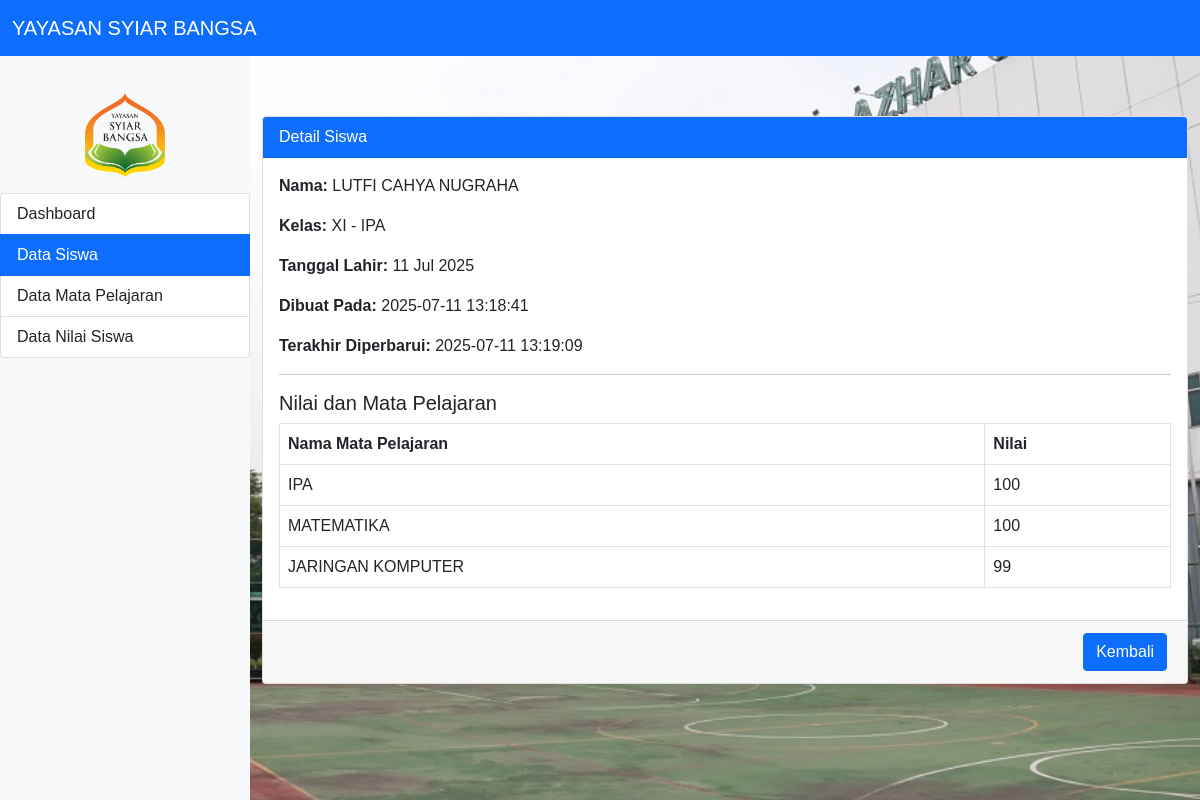
The page /view/pages/siswa/detailsiswa.php?id=3 (signed in) on the database its author committed.
### tables this page shows
CREATE TABLE `siswa` (
  `id_siswa` int(11) NOT NULL,
  `nama` varchar(255) NOT NULL,
  `kelas` varchar(50) NOT NULL,
  `tanggal_lahir` date NOT NULL,
  `created_at` timestamp NOT NULL DEFAULT CURRENT_TIMESTAMP,
  `updated_at` timestamp NOT NULL DEFAULT CURRENT_TIMESTAMP ON UPDATE CURRENT_TIMESTAMP
);

CREATE TABLE `nilai` (
  `id_nilai` int(11) NOT NULL,
  `id_siswa` int(11) NOT NULL,
  `id_matpel` int(11) NOT NULL,
  `nilai` varchar(3) NOT NULL,
  `created_at` timestamp NOT NULL DEFAULT CURRENT_TIMESTAMP,
  `updated_at` timestamp NOT NULL DEFAULT CURRENT_TIMESTAMP ON UPDATE CURRENT_TIMESTAMP
);

CREATE TABLE `mata_pelajaran` (
  `id_matpel` int(11) NOT NULL,
  `nama_matpel` varchar(50) NOT NULL,
  `created_at` timestamp NOT NULL DEFAULT CURRENT_TIMESTAMP,
  `updated_at` timestamp NOT NULL DEFAULT CURRENT_TIMESTAMP ON UPDATE CURRENT_TIMESTAMP
);

### functions.php (called while the page is built, shortened)
<?php
function connectDB() {
    $host = "localhost";
    $user = "root";
    $pass = "root";
    $dbname = "mysiswa";
    $conn = new mysqli($host, $user, $pass, $dbname);
    return $conn;
}
?>

### view/pages/siswa/detailsiswa.php (the view, shortened to what this page needs)
<?php
include '../../../functions.php';
class Siswa {
    private $conn;
    public function __construct() {
        $this->conn = connectDB();
    }
    public function getSiswaDetail($id_siswa) {
        $stmt = $this->conn->prepare("
            SELECT nama, kelas, tanggal_lahir, created_at, updated_at
            FROM siswa
            WHERE id_siswa = ?
        ");
        $stmt->bind_param("i", $id_siswa);
        $stmt->execute();
        $result = $stmt->get_result();
        $siswaData = $result->fetch_assoc();
        return $siswaData;
    }
    public function getNilaiSiswa($id_siswa) {
        $stmt = $this->conn->prepare("
            SELECT mp.nama_matpel, n.nilai
            FROM nilai n
            JOIN mata_pelajaran mp ON n.id_matpel = mp.id_matpel
            WHERE n.id_siswa = ?
        ");
        $stmt->bind_param("i", $id_siswa);
        $stmt->execute();
        $result = $stmt->get_result();
        return $result->fetch_all(MYSQLI_ASSOC);
    }
}
$id_siswa = intval($_GET['id']);
$siswaObj = new Siswa();
$siswaData = $siswaObj->getSiswaDetail($id_siswa);
$nilaiList = $siswaObj->getNilaiSiswa($id_siswa);
?>
<!DOCTYPE html>
<html lang="en">
<head>
    <link rel="stylesheet" href="../../../assets/css/style.css">
    <link href="https://cdn.jsdelivr.net/npm/bootstrap@5.0.2/dist/css/bootstrap.min.css" rel="stylesheet">
</head>
<body>
    <nav class="navbar navbar-expand-lg navbar-dark bg-primary fixed-top">
        <div class="container-fluid">
            <a href="/view/pages/dashboard.php" class="navbar-brand">YAYASAN SYIAR BANGSA</a>
        </div>
    </nav>
    <div class="wrapper">
        <nav id="sidebar" class="bg-light sidebar">
            <div class="text-center py-3">
                <img src="../../../assets/images/favicon.png" alt="Logo" class="img-fluid" style="max-width: 80px;">
            </div>
            <div class="list-group">
                <a href="/view/pages/dashboard.php" class="list-group-item list-group-item-action">Dashboard</a>
                <a href="/view/pages/siswa/mysiswa.php" class="list-group-item list-group-item-action active">Data Siswa</a>
                <a href="/view/pages/matapelajaran/mymatapelajaran.php" class="list-group-item list-group-item-action">Data Mata Pelajaran</a>
                <a href="/view/pages/nilai/mynilai.php" class="list-group-item list-group-item-action">Data Nilai Siswa</a>
            </div>
        </nav>
        <div id="content">
            <div class="overlay"></div>
            <div class="container">
                <div class="row">
                    <div class="col-12 col-xl-12 mb-4 mb-lg-0">
                        <div class="card">
                            <div class="card-header bg-primary text-white">Detail Siswa</div>
                            <div class="card-body">
                                <p><strong>Nama:</strong> <?= htmlspecialchars($siswaData['nama']) ?></p>
                                <p><strong>Kelas:</strong> <?= htmlspecialchars($siswaData['kelas']) ?></p>
                                <p><strong>Tanggal Lahir:</strong> <?= htmlspecialchars(date("d M Y", strtotime($siswaData['tanggal_lahir']))) ?></p>
                                <p><strong>Dibuat Pada:</strong> <?= htmlspecialchars($siswaData['created_at']) ?></p>
                                <p><strong>Terakhir Diperbarui:</strong> <?= htmlspecialchars($siswaData['updated_at']) ?></p>
                                <hr>
                                <h5>Nilai dan Mata Pelajaran</h5>
                                <?php if (!empty($nilaiList)): ?>
                                    <div class="table-responsive">
                                        <table class="table table-bordered">
                                            <thead>
                                                <tr>
                                                    <th>Nama Mata Pelajaran</th>
                                                    <th>Nilai</th>
                                                </tr>
                                            </thead>
                                            <tbody>
                                                <?php foreach ($nilaiList as $row): ?>
                                                    <tr>
                                                        <td><?= htmlspecialchars($row['nama_matpel']) ?></td>
                                                        <td><?= htmlspecialchars($row['nilai']) ?></td>
                                                    </tr>
                                                <?php endforeach; ?>
                                            </tbody>
                                        </table>
                                    </div>
                                <?php else: ?>
                                    <p class="text-muted">Belum ada nilai yang tersedia untuk siswa ini.</p>
                                <?php endif; ?>
                            </div>
                            <div class="card-footer d-flex justify-content-end">
                                <a href="mysiswa.php" class="btn btn-primary m-1">Kembali</a>
                            </div>
                        </div>
                    </div>
                </div>
            </div>
        </div>
    </div>
</body>
</html>

### assets/css/style.css (style rules this page uses)
* { margin: 0; padding: 0; box-sizing: border-box; font-family: 'poppins', sans-serif; }
.wrapper { display: flex; height: 100vh; width: 100%; }
#sidebar { width: 250px; top: 56px; height: 100vh; background: rgba(0, 0, 0, 0.8); color: white; padding-top: 20px; position: fixed; }
#content { margin-left: 250px; flex-grow: 1; display: flex; justify-content: center; align-items: center; position: relative; background: url('../images/background.png') no-repeat center center/cover; height: 100vh; }
#content .overlay { position: absolute; width: 100%; height: 100%; }
.container { position: relative; z-index: 1; }

### rows shown on the page
siswa: nama "LUTFI CAHYA NUGRAHA", kelas "XI - IPA", tanggal_lahir "11 Jul 2025", created_at "2025-07-11 13:18:41", updated_at "2025-07-11 13:19:09"
nilai: id_matpel.nama_matpel "IPA", nilai "100"
nilai: id_matpel.nama_matpel "MATEMATIKA", nilai "100"
nilai: id_matpel.nama_matpel "JARINGAN KOMPUTER", nilai "99"
